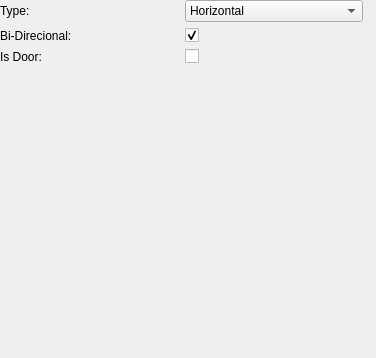
           <widget class="QWidget" name="page_Link">
            <property name="geometry">
             <rect>
              <x>0</x>
              <y>0</y>
              <width>376</width>
              <height>358</height>
             </rect>
            </property>
            <attribute name="label">
             <string>Link Placing</string>
            </attribute>
            <widget class="QWidget" name="gridWidget" native="true">
             <property name="geometry">
              <rect>
               <x>0</x>
               <y>0</y>
               <width>363</width>
               <height>311</height>
              </rect>
             </property>
             <layout class="QGridLayout" name="gridLayout_2">
              <item row="0" column="1">
               <widget class="QComboBox" name="link_orientation_combobox">
                <item>
                 <property name="text">
                  <string>Horizontal</string>
                 </property>
                </item>
                <item>
                 <property name="text">
                  <string>Vertical</string>
                 </property>
                </item>
                <item>
                 <property name="text">
                  <string>Teleporter</string>
                 </property>
                </item>
                <item>
                 <property name="text">
                  <string>Fade Teleport</string>
                 </property>
                </item>
                <item>
                 <property name="text">
                  <string>Teleporter [Left-Lock]</string>
                 </property>
                </item>
                <item>
                 <property name="text">
                  <string>Teleporter [Right-Lock]</string>
                 </property>
                </item>
               </widget>
              </item>
              <item row="0" column="0">
               <widget class="QLabel" name="label_2">
                <property name="text">
                 <string>Type:</string>
                </property>
               </widget>
              </item>
              <item row="1" column="0">
               <widget class="QLabel" name="label_4">
                <property name="text">
                 <string>Bi-Direcional:</string>
                </property>
               </widget>
              </item>
              <item row="2" column="0">
               <widget class="QLabel" name="label_5">
                <property name="text">
                 <string>Is Door:</string>
                </property>
               </widget>
              </item>
              <item row="1" column="1">
               <widget class="QCheckBox" name="link_bidi_checkbox">
                <property name="text">
                 <string/>
                </property>
                <property name="checked">
                 <bool>true</bool>
                </property>
               </widget>
              </item>
              <item row="3" column="0">
               <spacer name="verticalSpacer">
                <property name="orientation">
                 <enum>Qt::Vertical</enum>
                </property>
                <property name="sizeHint" stdset="0">
                 <size>
                  <width>20</width>
                  <height>40</height>
                 </size>
                </property>
               </spacer>
              </item>
              <item row="2" column="1">
               <widget class="QCheckBox" name="link_isdoor_checkbox">
                <property name="text">
                 <string/>
                </property>
               </widget>
              </item>
             </layout>
            </widget>
           </widget>
